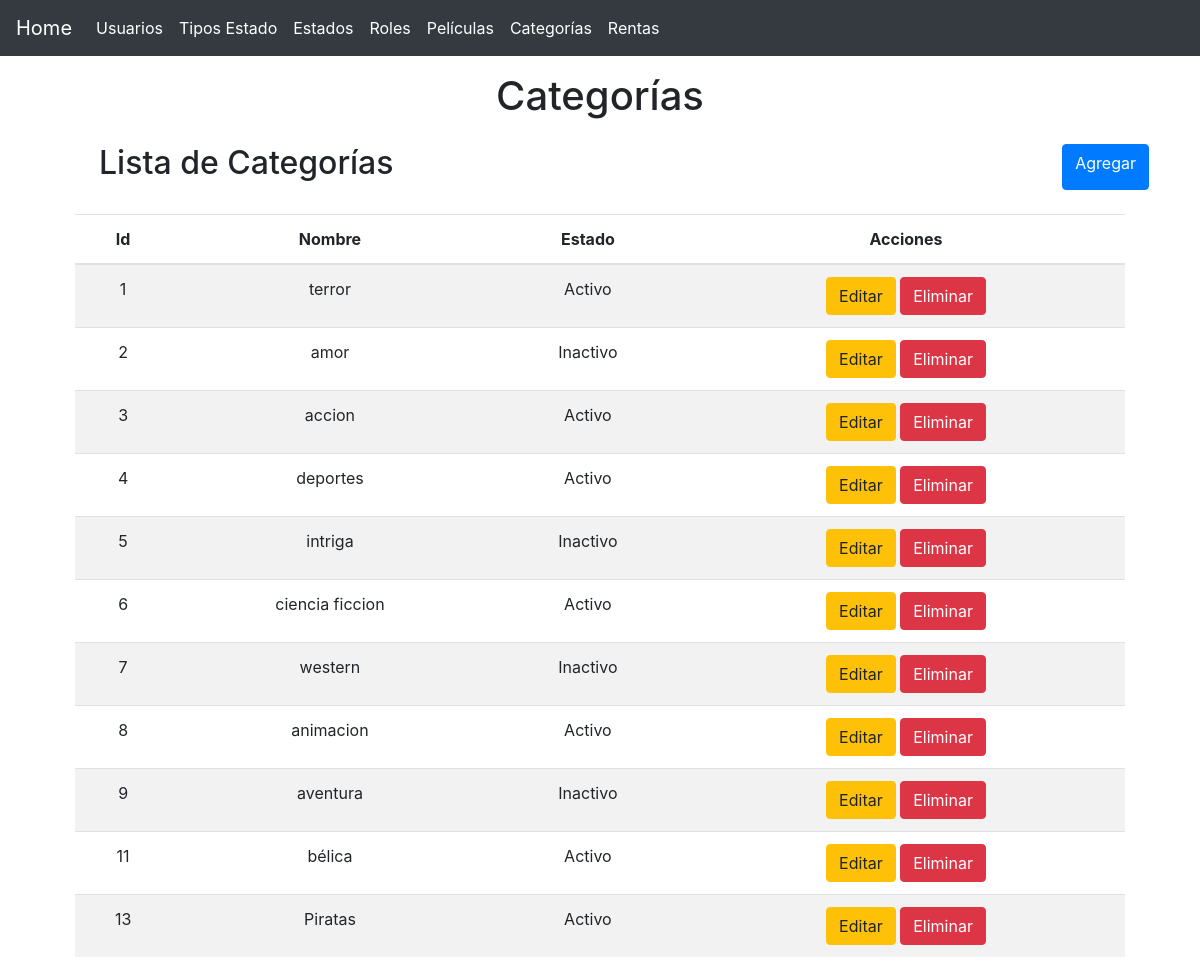
Page /?controller=category on the committed database.
### tables this page shows
CREATE TABLE IF NOT EXISTS `categories` (
  `id` int(6) NOT NULL AUTO_INCREMENT,
  `name` varchar(30) NOT NULL,
  `status_id` int(6) NOT NULL,
  PRIMARY KEY (`id`),
  KEY `status_id` (`status_id`)
);

CREATE TABLE IF NOT EXISTS `statuses` (
  `id` int(6) NOT NULL AUTO_INCREMENT,
  `name` varchar(30) NOT NULL,
  `type_status_id` int(6) NOT NULL,
  PRIMARY KEY (`id`),
  KEY `type_status_id` (`type_status_id`)
);

### controllers/CategoryController.php (called while the page is built, shortened)
<?php
require 'models/Category.php';
class CategoryController
{
    private $CategoryModel;
    public function __construct()
    {
        $this->CategoryModel = new Category;
    }
    public function index()
    {
    	$Categories = $this->CategoryModel->getAll();
    	require 'views/layout.php';
    	require 'views/categories/list.php';
    }
}

### models/Category.php (called while the page is built, shortened)
<?php
class Category
{
	private $pdo;
	function __construct()
	{
		try {
			$this->pdo = new Database;
		} catch (Exception $e) {
			die($e->getMessage());
		}
	}
	public function getAll()
    {
    	try {
    		$strSql = "SELECT c.*, s.name as status FROM categories c INNER JOIN  statuses s ON s.id=c.status_id";
    		$query = $this->pdo->select($strSql);
    		return $query;
	    } catch (PDOException $e) {
	    	die($e->getMessage());
	    }
    }
}

### providers/Database.php (called while the page is built, shortened)
<?php
class Database extends PDO
{
    public function select($strSql, $arrayData = array(), $fetchMode = PDO::FETCH_OBJ)
    {
    	$query = $this->prepare($strSql);
    	if( !$query->execute() ) {
    		echo "Error, la consulta no se realizó";
    	} else {
    		return $query->fetchAll($fetchMode);
    	}
    }
}

### views/categories/list.php (the view)
<main class="container">
	<section class="col-md-12 text-center">
		<div class="mt-3">
			<h1>Categorías</h1>
		</div>
		<div class="col-md-12 m-4 d-flex justify-content-between">
			<h2>Lista de Categorías</h2>
			<a href="?controller=category&method=add" class="btn btn-primary">Agregar</a>
		</div>
		<section class="col-md-12 flex-nowrap table-responsive">
			<table class="table table-striped table-hover">
				<thead>
					<tr>
						<th>Id</th>
						<th>Nombre</th>
						<th>Estado</th>
						<th>Acciones</th>
					</tr>
				</thead>
				<tbody>
					<?php foreach($Categories as $category): ?>
						<tr>
							<td><?php echo $category->id ?></td>
							<td><?php echo $category->name ?></td>
							<td><?php echo $category->status ?></td>
							<td>
								<a href="?controller=category&method=edit&id=<?php echo $category->id?>" class="btn btn-warning" title="Editar categoria">Editar</a>
								<a href=?controller=category&method=delete&id=<?php echo $category->id?> class="btn btn-danger" title="Eliminar categoria">Eliminar</a>
							</td>
						</tr>
					<?php endforeach ?>
				</tbody>
			</table>
		</section>
	</section>
</main>

### rows in the picture
categories: id "1", name "terror", status.name "Activo"
categories: id "2", name "amor", status.name "Inactivo"
categories: id "3", name "accion", status.name "Activo"
categories: id "4", name "deportes", status.name "Activo"
categories: id "5", name "intriga", status.name "Inactivo"
categories: id "6", name "ciencia ficcion", status.name "Activo"
categories: id "7", name "western", status.name "Inactivo"
categories: id "8", name "animacion", status.name "Activo"
categories: id "9", name "aventura", status.name "Inactivo"
categories: id "11", name "bélica", status.name "Activo"
categories: id "13", name "Piratas", status.name "Activo"
